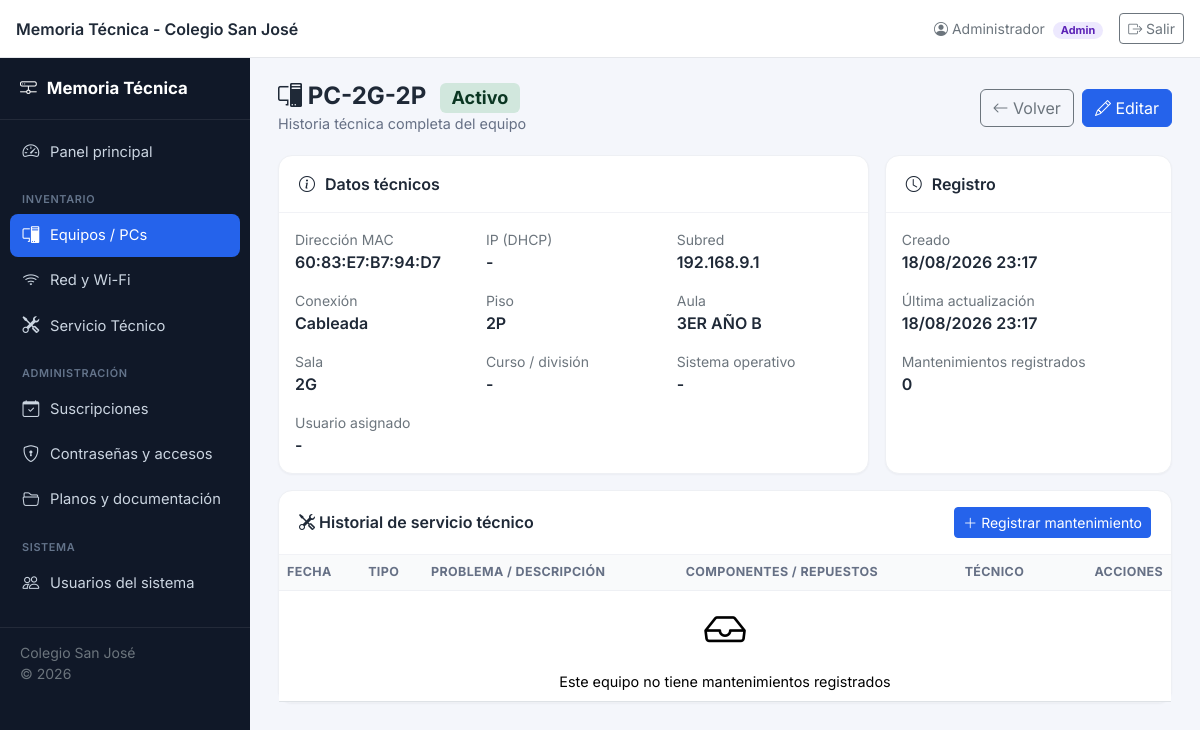
Page /equipos/ver.php?id=32 (signed in) on the committed database.
### tables this page shows
CREATE TABLE equipos (
  id INT AUTO_INCREMENT PRIMARY KEY,
  nombre_pc VARCHAR(100) NOT NULL,
  mac VARCHAR(50) NULL,
  ip VARCHAR(50) NULL,
  subred VARCHAR(50) NULL,
  tipo_conexion ENUM('cableada','wifi') NOT NULL DEFAULT 'cableada',
  aula VARCHAR(100) NULL,
  sala VARCHAR(100) NULL,
  piso VARCHAR(50) NULL,
  curso VARCHAR(100) NULL,
  sistema_operativo VARCHAR(100) NULL,
  usuario_asignado VARCHAR(150) NULL,
  anydesk_id VARCHAR(50) NULL,
  anydesk_password_cifrada TEXT NULL,
  anydesk_iv VARCHAR(64) NULL,
  claves_info TEXT NULL,
  observaciones TEXT NULL,
  estado ENUM('activo','en_reparacion','de_baja') NOT NULL DEFAULT 'activo',
  created_at DATETIME NOT NULL DEFAULT CURRENT_TIMESTAMP,
  updated_at DATETIME NOT NULL DEFAULT CURRENT_TIMESTAMP ON UPDATE CURRENT_TIMESTAMP
);

### includes/functions.php (called while the page is built, shortened)
<?php
function h($value): string
{
    return htmlspecialchars((string)($value ?? ''), ENT_QUOTES, 'UTF-8');
}
function formatFechaHora(?string $fecha): string
{
    try {
        $d = new DateTime($fecha);
        return $d->format('d/m/Y H:i');
    } catch (Exception $e) {
        return $fecha;
    }
}

### includes/auth.php (called while the page is built, shortened)
<?php
function currentUser(): ?array
{
    return $_SESSION['usuario'] ?? null;
}
function canEdit(): bool
{
    $user = currentUser();
    return $user && in_array($user['rol'], ['admin', 'tecnico'], true);
}

### equipos/ver.php (the view, shortened to what this page needs)
<?php
require_once __DIR__ . '/../includes/functions.php';
require_once __DIR__ . '/../includes/auth.php';
$db = getDB();
$id = (int)($_GET['id'] ?? 0);
$stmt = $db->prepare('SELECT * FROM equipos WHERE id = ?');
$stmt->execute([$id]);
$equipo = $stmt->fetch();
$mant = $db->prepare('SELECT * FROM mantenimientos WHERE equipo_id = ? ORDER BY fecha DESC, id DESC');
$mant->execute([$id]);
$mantenimientos = $mant->fetchAll();
$estadoMap = ['activo' => ['success','Activo'], 'en_reparacion' => ['warning','En reparación'], 'de_baja' => ['secondary','De baja']];
[$ec, $el] = $estadoMap[$equipo['estado']] ?? ['secondary', $equipo['estado']];
require_once __DIR__ . '/../includes/header.php';
require_once __DIR__ . '/../includes/layout_start.php';
?>
<div class="page-header">
  <div>
    <h1><i class="bi bi-pc-display"></i> <?= h($equipo['nombre_pc']) ?> <span class="badge bg-<?= $ec ?>-subtle text-<?= $ec ?>-emphasis ms-2"><?= h($el) ?></span></h1>
    <div class="subtitle">Historia técnica completa del equipo</div>
  </div>
  <div class="d-flex gap-2">
    <a href="index.php" class="btn btn-outline-secondary"><i class="bi bi-arrow-left"></i> Volver</a>
    <?php if (canEdit()): ?>
    <a href="editar.php?id=<?= $id ?>" class="btn btn-brand"><i class="bi bi-pencil"></i> Editar</a>
    <?php endif; ?>
  </div>
</div>
<div class="row g-3 mb-3">
  <div class="col-lg-8">
    <div class="card-app h-100">
      <div class="card-app-header"><i class="bi bi-info-circle"></i> Datos técnicos</div>
      <div class="p-3">
        <div class="row g-3">
          <div class="col-md-4"><div class="text-secondary small">Dirección MAC</div><div class="fw-semibold"><?= h($equipo['mac'] ?: '-') ?></div></div>
          <div class="col-md-4"><div class="text-secondary small">IP (DHCP)</div><div class="fw-semibold"><?= h($equipo['ip'] ?: '-') ?></div></div>
          <div class="col-md-4"><div class="text-secondary small">Subred</div><div class="fw-semibold"><?= h($equipo['subred'] ?: '-') ?></div></div>
          <div class="col-md-4"><div class="text-secondary small">Conexión</div><div class="fw-semibold"><?= $equipo['tipo_conexion'] === 'wifi' ? 'Wi-Fi' : 'Cableada' ?></div></div>
          <div class="col-md-4"><div class="text-secondary small">Piso</div><div class="fw-semibold"><?= h($equipo['piso'] ?: '-') ?></div></div>
          <div class="col-md-4"><div class="text-secondary small">Aula</div><div class="fw-semibold"><?= h($equipo['aula'] ?: '-') ?></div></div>
          <div class="col-md-4"><div class="text-secondary small">Sala</div><div class="fw-semibold"><?= h($equipo['sala'] ?: '-') ?></div></div>
          <div class="col-md-4"><div class="text-secondary small">Curso / división</div><div class="fw-semibold"><?= h($equipo['curso'] ?: '-') ?></div></div>
          <div class="col-md-4"><div class="text-secondary small">Sistema operativo</div><div class="fw-semibold"><?= h($equipo['sistema_operativo'] ?: '-') ?></div></div>
          <div class="col-md-4"><div class="text-secondary small">Usuario asignado</div><div class="fw-semibold"><?= h($equipo['usuario_asignado'] ?: '-') ?></div></div>
        </div>
      </div>
    </div>
  </div>
  <div class="col-lg-4">
    <div class="card-app h-100">
      <div class="card-app-header"><i class="bi bi-clock"></i> Registro</div>
      <div class="p-3">
        <div class="text-secondary small">Creado</div>
        <div class="fw-semibold mb-3"><?= formatFechaHora($equipo['created_at']) ?></div>
        <div class="text-secondary small">Última actualización</div>
        <div class="fw-semibold mb-3"><?= formatFechaHora($equipo['updated_at']) ?></div>
        <div class="text-secondary small">Mantenimientos registrados</div>
        <div class="fw-semibold"><?= count($mantenimientos) ?></div>
      </div>
    </div>
  </div>
</div>
<div class="card-app">
  <div class="card-app-header d-flex justify-content-between align-items-center">
    <span><i class="bi bi-tools"></i> Historial de servicio técnico</span>
    <?php if (canEdit()): ?>
    <a href="../servicio_tecnico/crear.php?equipo_id=<?= $id ?>" class="btn btn-sm btn-brand"><i class="bi bi-plus-lg"></i> Registrar mantenimiento</a>
    <?php endif; ?>
  </div>
  <div class="table-responsive">
    <table class="table table-app mb-0">
      <thead><tr><th>Fecha</th><th>Tipo</th><th>Problema / descripción</th><th>Componentes / repuestos</th><th>Técnico</th><th class="text-end">Acciones</th></tr></thead>
      <tbody>
      <?php if (!$mantenimientos): ?>
        <tr><td colspan="6" class="empty-state"><i class="bi bi-inbox"></i>Este equipo no tiene mantenimientos registrados</td></tr>
      <?php else: foreach ($mantenimientos as $m): ?>
        <tr>
          <td><?= formatFecha($m['fecha']) ?></td>
          <td class="text-capitalize"><?= h(str_replace('_', ' ', $m['tipo'])) ?></td>
          <td><?php if ($m['problema_detectado']): ?><span class="text-secondary small">Problema:</span> <?= h($m['problema_detectado']) ?><br><?php endif; ?><?= h($m['descripcion']) ?></td>
          <td class="small"><?= h(trim(($m['componentes_reemplazados'] ?: '') . ($m['repuestos_utilizados'] ? ' / ' . $m['repuestos_utilizados'] : ''))) ?: '-' ?></td>
          <td><?= h($m['tecnico'] ?: '-') ?></td>
          <td class="text-end">
            <a href="../servicio_tecnico/ver.php?id=<?= $m['id'] ?>" class="btn btn-sm btn-outline-secondary"><i class="bi bi-eye"></i></a>
          </td>
        </tr>
      <?php endforeach; endif; ?>
      </tbody>
    </table>
  </div>
</div>
<?php require_once __DIR__ . '/../includes/footer.php'; ?>

### assets/css/style.css (style rules this page uses)
:root { --brand: #2563eb; --brand-dark: #1d4ed8; --brand-light: #eff6ff; --sidebar-w: 250px; --topbar-h: 58px; --bg: #f4f6fb; --card-radius: 14px; }
* { box-sizing: border-box; }
body { font-family: 'Inter', -apple-system, BlinkMacSystemFont, 'Segoe UI', sans-serif; background: var(--bg); color: #1f2937; }
a { text-decoration: none; }
body.with-sidebar { padding-top: var(--topbar-h); }
.card-app { background: #fff; border-radius: var(--card-radius); border: 1px solid #eef0f4; box-shadow: 0 1px 2px rgba(16,24,40,0.04); }
.card-app .card-app-header { padding: 16px 20px; border-bottom: 1px solid #f1f2f6; font-weight: 600; display: flex; align-items: center; justify-content: between; gap: 10px; }
.page-header { display: flex; align-items: center; justify-content: space-between; flex-wrap: wrap; gap: 12px; margin-bottom: 20px; }
.page-header h1 { font-size: 1.5rem; font-weight: 700; margin: 0; }
.page-header .subtitle { color: #667085; font-size: .9rem; }
.table-app thead th { background: #f9fafb; font-size: .78rem; text-transform: uppercase; letter-spacing: .03em; color: #667085; border-bottom: 1px solid #eef0f4; white-space: nowrap; }
.table-app td { vertical-align: middle; font-size: .9rem; }
.btn-brand { background: var(--brand); border-color: var(--brand); color: #fff; }
.empty-state { text-align: center; padding: 50px 20px; color: #98a2b3; }
.empty-state i { font-size: 2.6rem; margin-bottom: 10px; display: block; }

### rows in the picture
equipos: nombre_pc "PC-2G-2P", mac "60:83:E7:B7:94:D7", ip "-", subred "192.168.9.1", piso "2P", aula "3ER AÑO B", sala "2G", curso "-", sistema_operativo "-", usuario_asignado "-", created_at "18/08/2026 23:17", updated_at "18/08/2026 23:17"

### other values in the picture
APP_NAME "Memoria Técnica - Colegio San José"
$user['nombre'] "Administrador"
$user['rol'] "Admin"
$el "Activo"
count($mantenimientos) "0"
